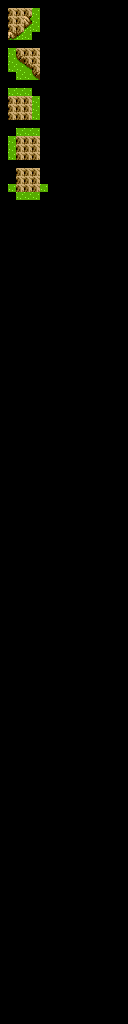

Below is a game level as drawn by its tile map, then a one-line description and the .tmx that defines it (tile-layer data replaced by summaries):
An orthogonal 16x128 tile map with 8x8 px tiles, 3 tile layers (regions, input1_automapping-input, output_automapping-output), 2 tilesets.

<map version="1.2" tiledversion="1.2.4" orientation="orthogonal" renderorder="left-up" width="16" height="128" tilewidth="8" tileheight="8" infinite="0" nextlayerid="4" nextobjectid="1">
 <properties>
  <property name="NoOverlappingRules" value="false" />
 </properties>
 <tileset firstgid="1" source="../tilesets/overworld-tileset.tsx" />
 <tileset firstgid="641" source="../tilesets/overworld-automapping-input_tiles.tsx" />
 <layer id="1" name="regions" width="16" height="128">
  <data>[2048 cells, 74 non-empty, 2 distinct tile ids]</data>
 </layer>
 <layer id="2" name="input1_automapping-input" width="16" height="128">
  <data>[2048 cells, 62 non-empty, 2 distinct tile ids]</data>
 </layer>
 <layer id="3" name="output_automapping-output" width="16" height="128">
  <data>[2048 cells, 12 non-empty, 6 distinct tile ids]</data>
 </layer>
</map>
